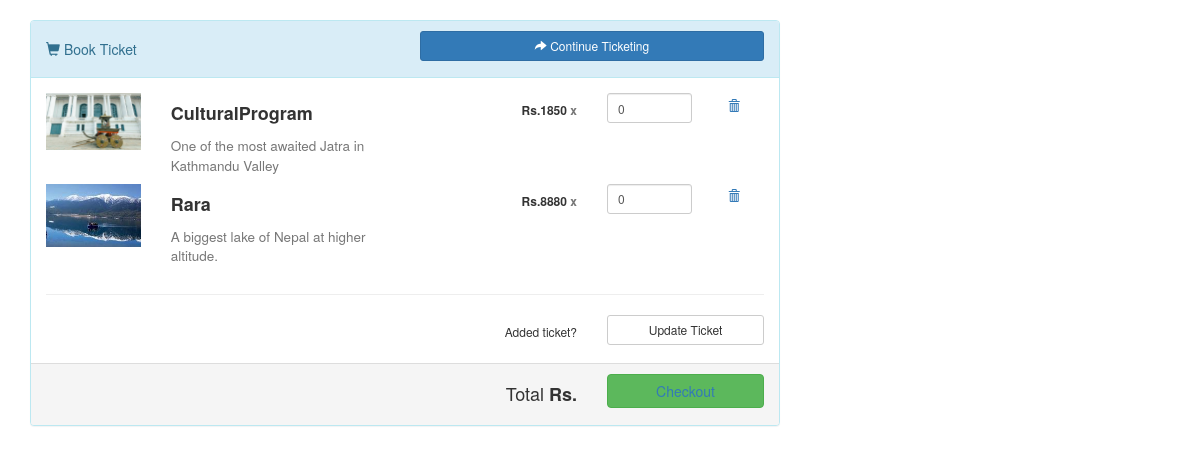
/book (signed in), run on the app's committed database.
### home/models.py (models this page shows, shortened)
class Book(models.Model):
    user = models.ForeignKey(settings.AUTH_USER_MODEL, on_delete=models.CASCADE)
    slug = models.TextField()
    title = models.CharField(max_length=100,blank=True)
    image = models.ImageField(upload_to='media',blank=True)
    description = models.TextField(blank=True)
    quantity=models.IntegerField(default=0)
    price = models.IntegerField(default=0)
    number_of_ticket = models.IntegerField(default=1)
    checkout = models.BooleanField(default=False)
    def delete_book(self):
        return reverse("home:delete_book",kwargs={'slug' : self.slug})

### home/views.py (the view)
# urls.py: path('book', book,name='book'),
def book(request):
    views={}
    views['tickets']=Book.objects.filter(checkout = False, user = request.user)
    return render(request, "bookticket.html",views)

### home/templates/bookticket.html (shortened to what this page needs)
<!DOCTYPE html>
<html lang="en">
<head>
    <link href="http://netdna.bootstrapcdn.com/bootstrap/3.0.3/css/bootstrap.min.css" rel="stylesheet">
</head>
<body>
<div class="container">
	<div class="row">
		<div class="col-xs-8">
			<div class="panel panel-info">
				<div class="panel-heading">
					<div class="panel-title">
						<div class="row">
							<div class="col-xs-6">
								<h5><span class="glyphicon glyphicon-shopping-cart"></span> Book Ticket</h5>
							</div>
							<div class="col-xs-6">
								<button type="button" class="btn btn-primary btn-sm btn-block">
									<span class="glyphicon glyphicon-share-alt"></span> Continue Ticketing
								</button>
							</div>
						</div>
					</div>
				</div>
				<div class="panel-body">
					{% for book in tickets %}
					<div class="row">
						<div class="col-xs-2"><img class="img-responsive" src="{{book.image}}" height="140" width="140">
						</div>
						<div class="col-xs-4">
							<h4 class="product-name"><strong>{{book.title}}</strong></h4><h4><small>{{book.description}}</small></h4>
						</div>
						<div class="col-xs-6">
							<div class="col-xs-6 text-right">
								<h6><strong>Rs.{{book.price}} <span class="text-muted">x</span></strong></h6>
							</div>
							<div class="col-xs-4">
								<input type="text" name='quantity' class="form-control input-sm" value="{{book.quantity}}">
							</div>
							<div class="col-xs-2">
								<button type="button" class="btn btn-link btn-xs">
									<a href="{{book.delete_book}}"><span class="glyphicon glyphicon-trash"> </span></a>
								</button>
							</div>
						</div>
					</div>
				{% endfor %}
					<hr>
					<div class="row">
						<div class="text-center">
							<div class="col-xs-9">
								<h6 class="text-right">Added ticket?</h6>
							</div>
							<div class="col-xs-3">
								<button type="button" class="btn btn-default btn-sm btn-block">
									Update Ticket
								</button>
							</div>
						</div>
					</div>
				</div>
				<div class="panel-footer">
					<div class="row text-center">
						<div class="col-xs-9">
							<h4 class="text-right">Total <strong>Rs.{{book.calculate_price}}</strong></h4>
						</div>
						<div class="col-xs-3">
							<button type="button" class="btn btn-success btn-block">
								<a href="{% url 'home:checkout' %}"><span>Checkout </span></a>
							</button>
						</div>
						</div>
						</div>
					</div>
				</div>
			</div>
		</div>
</body>
</html>

### home/templates/bookticket.html (style rules this page uses)
body { margin-top: 20px; }

### data on the page
Book: image (picture), title "CulturalProgram", description "One of the most awaited Jatra in Kathmandu Valley", price "1850", quantity "0"
Book: image (picture), title "Rara", description "A biggest lake of Nepal at higher altitude.", price "8880", quantity "0"
